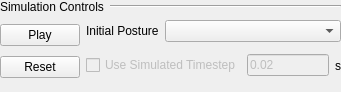
<?xml version="1.0" encoding="UTF-8"?>
<ui version="4.0">
 <class>SimControls</class>
 <widget class="QWidget" name="SimControls">
  <property name="geometry">
   <rect>
    <x>0</x>
    <y>0</y>
    <width>341</width>
    <height>92</height>
   </rect>
  </property>
  <property name="sizePolicy">
   <sizepolicy hsizetype="Preferred" vsizetype="Minimum">
    <horstretch>0</horstretch>
    <verstretch>0</verstretch>
   </sizepolicy>
  </property>
  <property name="maximumSize">
   <size>
    <width>16777215</width>
    <height>160000</height>
   </size>
  </property>
  <property name="windowTitle">
   <string>Form</string>
  </property>
  <layout class="QVBoxLayout" name="verticalLayout_2" stretch="0,0">
   <property name="sizeConstraint">
    <enum>QLayout::SetMinimumSize</enum>
   </property>
   <property name="leftMargin">
    <number>0</number>
   </property>
   <property name="topMargin">
    <number>0</number>
   </property>
   <property name="rightMargin">
    <number>0</number>
   </property>
   <property name="bottomMargin">
    <number>9</number>
   </property>
   <item>
    <layout class="QHBoxLayout" name="horizontalLayout_4">
     <item>
      <widget class="QLabel" name="labelTitle">
       <property name="text">
        <string>Simulation Controls</string>
       </property>
      </widget>
     </item>
     <item>
      <widget class="Line" name="line">
       <property name="sizePolicy">
        <sizepolicy hsizetype="Expanding" vsizetype="Fixed">
         <horstretch>0</horstretch>
         <verstretch>0</verstretch>
        </sizepolicy>
       </property>
       <property name="orientation">
        <enum>Qt::Horizontal</enum>
       </property>
      </widget>
     </item>
    </layout>
   </item>
   <item>
    <layout class="QHBoxLayout" name="horizontalLayout_5">
     <property name="topMargin">
      <number>0</number>
     </property>
     <item>
      <layout class="QVBoxLayout" name="verticalLayout">
       <item>
        <widget class="QPushButton" name="btnPlayPause">
         <property name="text">
          <string>Play</string>
         </property>
         <property name="icon">
          <iconset resource="../resources/giskard_sim.qrc">
           <normaloff>:/icons/play.png</normaloff>:/icons/play.png</iconset>
         </property>
         <property name="autoDefault">
          <bool>false</bool>
         </property>
         <property name="default">
          <bool>false</bool>
         </property>
         <property name="flat">
          <bool>false</bool>
         </property>
        </widget>
       </item>
       <item>
        <widget class="QPushButton" name="btnReset">
         <property name="text">
          <string>Reset</string>
         </property>
         <property name="icon">
          <iconset resource="../resources/giskard_sim.qrc">
           <normaloff>:/icons/reset.png</normaloff>:/icons/reset.png</iconset>
         </property>
        </widget>
       </item>
      </layout>
     </item>
     <item>
      <layout class="QVBoxLayout" name="verticalLayout_3">
       <property name="topMargin">
        <number>0</number>
       </property>
       <item>
        <layout class="QHBoxLayout" name="horizontalLayout_3">
         <item>
          <widget class="QLabel" name="labelStartPose">
           <property name="text">
            <string>Initial Posture</string>
           </property>
          </widget>
         </item>
         <item>
          <widget class="QComboBox" name="cboxStartPoses">
           <property name="sizePolicy">
            <sizepolicy hsizetype="Expanding" vsizetype="Fixed">
             <horstretch>0</horstretch>
             <verstretch>0</verstretch>
            </sizepolicy>
           </property>
          </widget>
         </item>
        </layout>
       </item>
       <item>
        <layout class="QHBoxLayout" name="horizontalLayout_2">
         <item>
          <widget class="QCheckBox" name="chkUseSimTime">
           <property name="enabled">
            <bool>false</bool>
           </property>
           <property name="text">
            <string>Use Simulated Timestep</string>
           </property>
          </widget>
         </item>
         <item>
          <widget class="QLineEdit" name="leSimTime">
           <property name="enabled">
            <bool>false</bool>
           </property>
           <property name="inputMethodHints">
            <set>Qt::ImhNone</set>
           </property>
           <property name="text">
            <string>0.02</string>
           </property>
           <property name="maxLength">
            <number>512</number>
           </property>
          </widget>
         </item>
         <item>
          <widget class="QLabel" name="labelUseSimTime">
           <property name="text">
            <string>s</string>
           </property>
          </widget>
         </item>
        </layout>
       </item>
      </layout>
     </item>
    </layout>
   </item>
  </layout>
 </widget>
 <resources>
  <include location="../resources/giskard_sim.qrc"/>
 </resources>
 <connections>
  <connection>
   <sender>chkUseSimTime</sender>
   <signal>toggled(bool)</signal>
   <receiver>SimControls</receiver>
   <slot>useTimeStep(bool)</slot>
   <hints>
    <hint type="sourcelabel">
     <x>124</x>
     <y>78</y>
    </hint>
    <hint type="destinationlabel">
     <x>340</x>
     <y>64</y>
    </hint>
   </hints>
  </connection>
  <connection>
   <sender>cboxStartPoses</sender>
   <signal>currentIndexChanged(QString)</signal>
   <receiver>SimControls</receiver>
   <slot>setStartPose(QString)</slot>
   <hints>
    <hint type="sourcelabel">
     <x>337</x>
     <y>48</y>
    </hint>
    <hint type="destinationlabel">
     <x>319</x>
     <y>91</y>
    </hint>
   </hints>
  </connection>
  <connection>
   <sender>chkUseSimTime</sender>
   <signal>toggled(bool)</signal>
   <receiver>leSimTime</receiver>
   <slot>setEnabled(bool)</slot>
   <hints>
    <hint type="sourcelabel">
     <x>151</x>
     <y>78</y>
    </hint>
    <hint type="destinationlabel">
     <x>324</x>
     <y>79</y>
    </hint>
   </hints>
  </connection>
  <connection>
   <sender>leSimTime</sender>
   <signal>editingFinished()</signal>
   <receiver>SimControls</receiver>
   <slot>timeStepEdited()</slot>
   <hints>
    <hint type="sourcelabel">
     <x>324</x>
     <y>79</y>
    </hint>
    <hint type="destinationlabel">
     <x>340</x>
     <y>81</y>
    </hint>
   </hints>
  </connection>
  <connection>
   <sender>btnReset</sender>
   <signal>clicked()</signal>
   <receiver>SimControls</receiver>
   <slot>resetSim()</slot>
   <hints>
    <hint type="sourcelabel">
     <x>54</x>
     <y>68</y>
    </hint>
    <hint type="destinationlabel">
     <x>50</x>
     <y>178</y>
    </hint>
   </hints>
  </connection>
  <connection>
   <sender>btnPlayPause</sender>
   <signal>clicked()</signal>
   <receiver>SimControls</receiver>
   <slot>toggleSim()</slot>
   <hints>
    <hint type="sourcelabel">
     <x>29</x>
     <y>37</y>
    </hint>
    <hint type="destinationlabel">
     <x>35</x>
     <y>142</y>
    </hint>
   </hints>
  </connection>
 </connections>
 <slots>
  <slot>resetSim()</slot>
  <slot>useTimeStep(bool)</slot>
  <slot>setTimeStep(QString)</slot>
  <slot>setStartPose(QString)</slot>
  <slot>timeStepEdited()</slot>
  <slot>toggleSim()</slot>
 </slots>
</ui>
